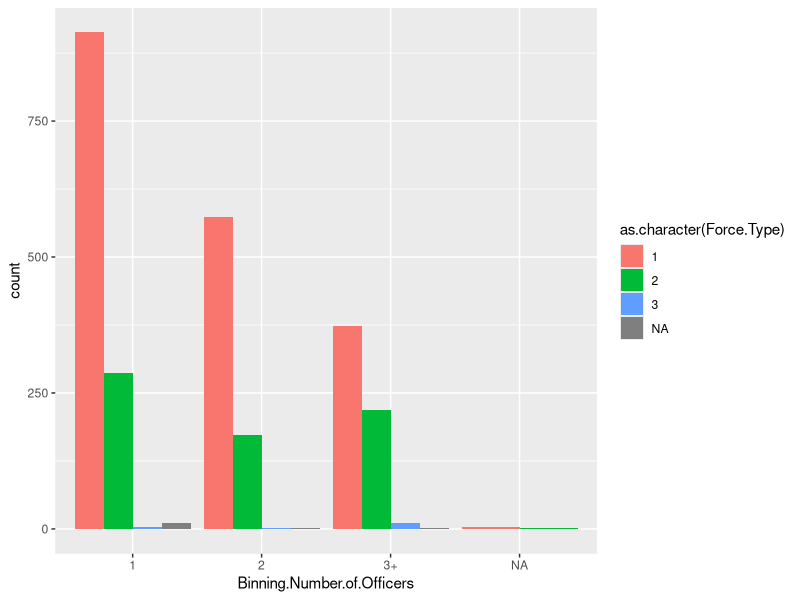
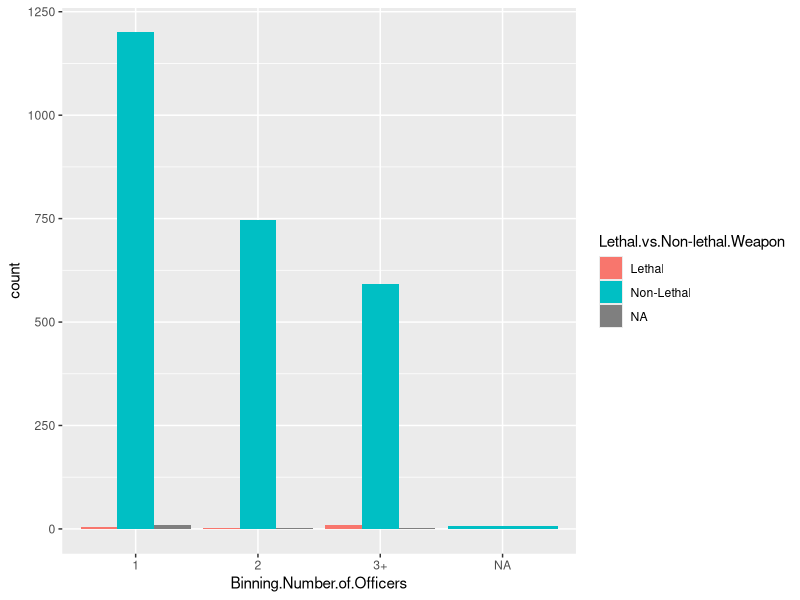
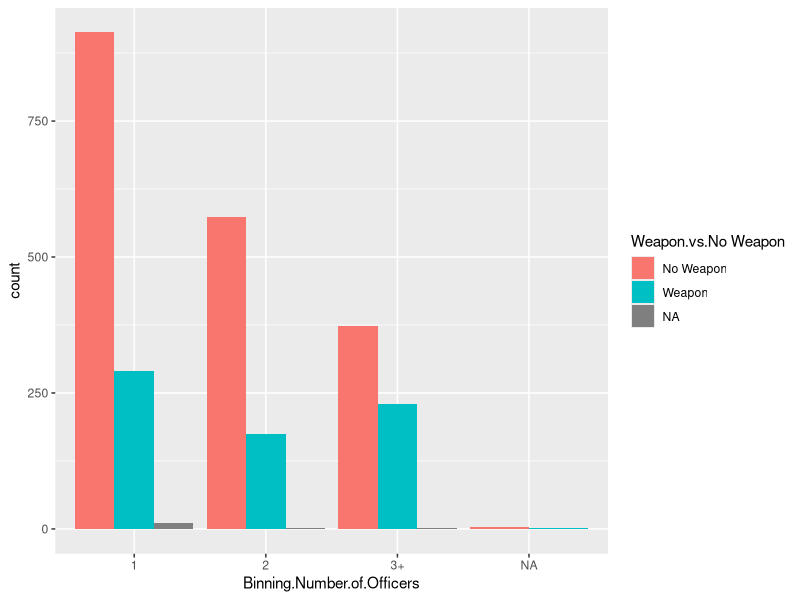

R code for these plots, in order:
library(here)
library(epitools)
library(tidyverse)


UOF <- read.csv(file=here('clean data/New Orleans/New Orleans UOF.csv'), stringsAsFactors = FALSE)

UOF_All_FixLevels <- UOF
UOF_All_FixLevels <- UOF_All_FixLevels %>%
  mutate(Force.Type = case_when(
    str_detect(Force.Type, "Discharged") ~ "3",
    str_detect(Force.Type, "Vehicle as Weapon") ~ "3",
    str_detect(Force.Type, "Escort Tech") ~ "2",
    str_detect(Force.Type, "CEW") ~ "2",
    str_detect(Force.Type, "Canine") ~ "2",
    str_detect(Force.Type, "Baton") ~ "2",
    str_detect(Force.Type, "NonTrad Impact Weapon") ~ "2",
    str_detect(Force.Type, "Pointed") ~ "1",
    str_detect(Force.Type, "Exhibited") ~ "1",
    str_detect(Force.Type, "Canine (No Bite)") ~ "1",
    str_detect(Force.Type, "Hands") ~ "1",
    str_detect(Force.Type, "Take Down") ~ "1",
    str_detect(Force.Type, "Takedown") ~ "1",
    str_detect(Force.Type, "Head Strike") ~ "1",
    str_detect(Force.Type, "Force") ~ "1",
    str_detect(Force.Type, "Handcuffed Subject") ~ "1",
    TRUE ~ Force.Type
  ))


#function to prep dataset for the OR
OR_Prep = function(dataset,column){
  #making a column binning level of force as lethal vs non lethal
  dataset['Lethal.vs.Non-lethal.Weapon'] <- column
  dataset$`Lethal.vs.Non-lethal.Weapon`<- gsub('1|2', 'Non-Lethal', dataset$`Lethal.vs.Non-lethal.Weapon`)
  dataset$`Lethal.vs.Non-lethal.Weapon`<- gsub('3', 'Lethal', dataset$`Lethal.vs.Non-lethal.Weapon`)
  
  #making a column binning level of force as Weapon vs No Weapon
  dataset['Weapon.vs.No Weapon'] <- column
  dataset$`Weapon.vs.No Weapon`<- gsub('2|3', 'Weapon', dataset$`Weapon.vs.No Weapon`)
  dataset$`Weapon.vs.No Weapon`<- gsub('1', 'No Weapon', dataset$`Weapon.vs.No Weapon`)
  return(dataset)
}

UOF_All_FixLevels <- OR_Prep(UOF_All_FixLevels,UOF_All_FixLevels$Force.Type)


#2nd function (referring to which variable you want to be the rows and columns of the odds ratio)
OR_Function = function(row,column1,column2){
  
  #making a table of Lethal vs non lethal used with each race
  OR_Table<-table(row, column1)
  OR_Table <- OR_Table[c(3,1:2),]
  print(OR_Table)
  
  ###Odds Ratio
  OR<-oddsratio(OR_Table)
  #printing the outcome so its easier to read
  print(OR$measure)
  print(OR$p.value)
  
  #making a table of Weapon vs No Weapon used with each race
  OR_Table2<-table(row, column2)
  OR_Table2 <- OR_Table2[c(3,1:2),]
  OR_Table2<- OR_Table2[,c(2,1)]
  print(OR_Table2)
  
  ###Odds Ratio
  OR2<-oddsratio(OR_Table2)
  #printing the outcome so its easier to read
  print(OR2$measure)
  print(OR2$p.value) 
  
  
}

OR_Function(UOF_All_FixLevels$Binning.Number.of.Officers,UOF_All_FixLevels$`Lethal.vs.Non-lethal.Weapon`,UOF_All_FixLevels$`Weapon.vs.No Weapon`)


ggplot(UOF_All_FixLevels,
       aes(x = Binning.Number.of.Officers,
           fill = as.character(Force.Type)))+
  geom_bar(position = "dodge")

ggplot(UOF_All_FixLevels,
       aes(x = Binning.Number.of.Officers,
           fill = `Lethal.vs.Non-lethal.Weapon`))+
  geom_bar(position = "dodge")

ggplot(UOF_All_FixLevels,
       aes(x = Binning.Number.of.Officers,
           fill = `Weapon.vs.No Weapon`))+
  geom_bar(position = "dodge")
